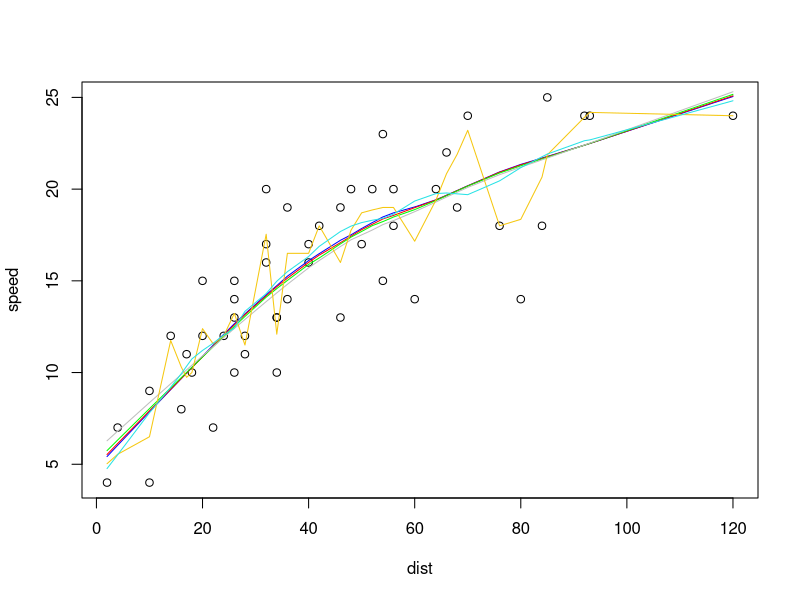

Generate this figure with R:

# Fitting a curve to the data 
# Local regression or local polynomial regression, also known as moving regression is a generalization 
# of moving average and polynomial regression. It is one of the most common methods, 
# initially developed for scatterplot smoothing, are LOESS (locally estimated scatterplot smoothing) and 
# LOWESS (locally weighted scatterplot smoothing), 
# LOWESS example using the Cars dataset 
data("cars")
str(cars) # we see 50 observation and 2 variables 
# now we create a plot, speed Vs distance 
plot(speed ~ dist, data = cars) 
# When we look at the plot, we see that there is a positive relationship between these two variables

# Now we will use the lowess() function 
lowess(cars$speed ~ cars$dist) 
# Now we will use the lowess() function along with the line() function 
# to draw the lines 
lines(lowess(cars$speed ~ cars$dist, f=2/3), col="blue") 
# here the f value is the the smoother span. f= 2/3 = 0.666 
# the default value for smoother span is 0.666 in RStudio.

lines(lowess(cars$speed ~ cars$dist, f=0.75), col="red")
lines(lowess(cars$speed ~ cars$dist, f=0.8), col="green")
lines(lowess(cars$speed ~ cars$dist, f=0.9), col="gray")
lines(lowess(cars$speed ~ cars$dist, f=0.1), col=7)
lines(lowess(cars$speed ~ cars$dist, f=0.3), col=5)
